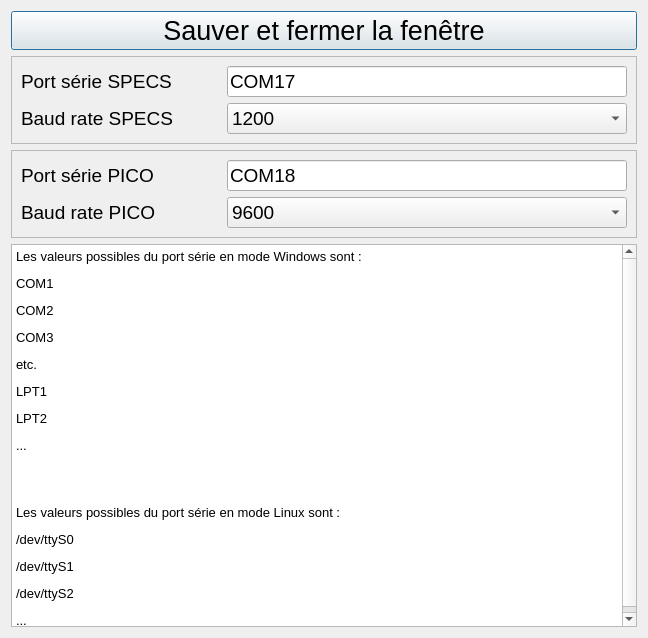
<?xml version="1.0" encoding="UTF-8"?>
<ui version="4.0">
 <class>FenetreConnexion</class>
 <widget class="QDialog" name="FenetreConnexion">
  <property name="geometry">
   <rect>
    <x>0</x>
    <y>0</y>
    <width>648</width>
    <height>638</height>
   </rect>
  </property>
  <property name="windowTitle">
   <string>Configuration RS232</string>
  </property>
  <layout class="QGridLayout" name="gridLayout">
   <item row="1" column="0">
    <widget class="QFrame" name="frameSPECS">
     <property name="frameShape">
      <enum>QFrame::Shape::StyledPanel</enum>
     </property>
     <property name="frameShadow">
      <enum>QFrame::Shadow::Raised</enum>
     </property>
     <layout class="QGridLayout" name="gridLayout1">
      <item row="0" column="1">
       <layout class="QVBoxLayout" name="vboxLayout1">
        <item>
         <widget class="QLineEdit" name="lineEditSPECS">
          <property name="font">
           <font>
            <pointsize>14</pointsize>
           </font>
          </property>
          <property name="text">
           <string>COM17</string>
          </property>
         </widget>
        </item>
        <item>
         <widget class="QComboBox" name="comboBoxSPECS">
          <property name="font">
           <font>
            <pointsize>14</pointsize>
           </font>
          </property>
          <item>
           <property name="text">
            <string>1200</string>
           </property>
          </item>
          <item>
           <property name="text">
            <string>2400</string>
           </property>
          </item>
          <item>
           <property name="text">
            <string>4800</string>
           </property>
          </item>
          <item>
           <property name="text">
            <string>9600</string>
           </property>
          </item>
         </widget>
        </item>
       </layout>
      </item>
      <item row="0" column="0">
       <layout class="QVBoxLayout" name="vboxLayout">
        <item>
         <widget class="QLabel" name="label_2">
          <property name="minimumSize">
           <size>
            <width>200</width>
            <height>0</height>
           </size>
          </property>
          <property name="font">
           <font>
            <pointsize>14</pointsize>
           </font>
          </property>
          <property name="text">
           <string>Port série SPECS</string>
          </property>
         </widget>
        </item>
        <item>
         <widget class="QLabel" name="label_3">
          <property name="font">
           <font>
            <pointsize>14</pointsize>
           </font>
          </property>
          <property name="text">
           <string>Baud rate SPECS</string>
          </property>
         </widget>
        </item>
       </layout>
      </item>
     </layout>
    </widget>
   </item>
   <item row="0" column="0">
    <widget class="QPushButton" name="pushButton_rs232">
     <property name="font">
      <font>
       <pointsize>20</pointsize>
      </font>
     </property>
     <property name="text">
      <string>Sauver et fermer la fenêtre</string>
     </property>
    </widget>
   </item>
   <item row="2" column="0">
    <widget class="QFrame" name="framePICO">
     <property name="frameShape">
      <enum>QFrame::Shape::StyledPanel</enum>
     </property>
     <property name="frameShadow">
      <enum>QFrame::Shadow::Raised</enum>
     </property>
     <layout class="QGridLayout" name="gridLayout_2">
      <item row="0" column="1">
       <layout class="QVBoxLayout" name="vboxLayout3">
        <item>
         <widget class="QLineEdit" name="lineEditPICO">
          <property name="font">
           <font>
            <pointsize>14</pointsize>
           </font>
          </property>
          <property name="text">
           <string>COM18</string>
          </property>
         </widget>
        </item>
        <item>
         <widget class="QComboBox" name="comboBoxPICO">
          <property name="font">
           <font>
            <pointsize>14</pointsize>
           </font>
          </property>
          <item>
           <property name="text">
            <string>9600</string>
           </property>
          </item>
          <item>
           <property name="text">
            <string>4800</string>
           </property>
          </item>
          <item>
           <property name="text">
            <string>2400</string>
           </property>
          </item>
          <item>
           <property name="text">
            <string>1200</string>
           </property>
          </item>
         </widget>
        </item>
       </layout>
      </item>
      <item row="0" column="0">
       <layout class="QVBoxLayout" name="vboxLayout2">
        <item>
         <widget class="QLabel" name="labelPICO_1">
          <property name="minimumSize">
           <size>
            <width>200</width>
            <height>0</height>
           </size>
          </property>
          <property name="font">
           <font>
            <pointsize>14</pointsize>
           </font>
          </property>
          <property name="text">
           <string>Port série PICO</string>
          </property>
         </widget>
        </item>
        <item>
         <widget class="QLabel" name="labelPICO_2">
          <property name="font">
           <font>
            <pointsize>14</pointsize>
           </font>
          </property>
          <property name="text">
           <string>Baud rate PICO</string>
          </property>
         </widget>
        </item>
       </layout>
      </item>
     </layout>
    </widget>
   </item>
   <item row="4" column="0">
    <widget class="QTextEdit" name="textEdit">
     <property name="html">
      <string notr="true">&lt;!DOCTYPE HTML PUBLIC &quot;-//W3C//DTD HTML 4.0//EN&quot; &quot;http://www.w3.org/TR/REC-html40/strict.dtd&quot;&gt;
&lt;html&gt;&lt;head&gt;&lt;meta name=&quot;qrichtext&quot; content=&quot;1&quot; /&gt;&lt;meta charset=&quot;utf-8&quot; /&gt;&lt;style type=&quot;text/css&quot;&gt;
p, li { white-space: pre-wrap; }
hr { height: 1px; border-width: 0; }
li.unchecked::marker { content: &quot;\2610&quot;; }
li.checked::marker { content: &quot;\2612&quot;; }
&lt;/style&gt;&lt;/head&gt;&lt;body style=&quot; font-family:'Segoe UI'; font-size:9pt; font-weight:400; font-style:normal;&quot;&gt;
&lt;p style=&quot; margin-top:12px; margin-bottom:12px; margin-left:0px; margin-right:0px; -qt-block-indent:0; text-indent:0px;&quot;&gt;&lt;span style=&quot; font-size:10pt;&quot;&gt;Les valeurs possibles du port série en mode Windows sont :&lt;/span&gt;&lt;/p&gt;
&lt;p style=&quot; margin-top:12px; margin-bottom:12px; margin-left:0px; margin-right:0px; -qt-block-indent:0; text-indent:0px;&quot;&gt;&lt;span style=&quot; font-size:10pt;&quot;&gt;COM1&lt;/span&gt;&lt;/p&gt;
&lt;p style=&quot; margin-top:12px; margin-bottom:12px; margin-left:0px; margin-right:0px; -qt-block-indent:0; text-indent:0px;&quot;&gt;&lt;span style=&quot; font-size:10pt;&quot;&gt;COM2&lt;/span&gt;&lt;/p&gt;
&lt;p style=&quot; margin-top:12px; margin-bottom:12px; margin-left:0px; margin-right:0px; -qt-block-indent:0; text-indent:0px;&quot;&gt;&lt;span style=&quot; font-size:10pt;&quot;&gt;COM3&lt;/span&gt;&lt;/p&gt;
&lt;p style=&quot; margin-top:12px; margin-bottom:12px; margin-left:0px; margin-right:0px; -qt-block-indent:0; text-indent:0px;&quot;&gt;&lt;span style=&quot; font-size:10pt;&quot;&gt;etc.&lt;/span&gt;&lt;/p&gt;
&lt;p style=&quot; margin-top:12px; margin-bottom:12px; margin-left:0px; margin-right:0px; -qt-block-indent:0; text-indent:0px;&quot;&gt;&lt;span style=&quot; font-size:10pt;&quot;&gt;LPT1&lt;/span&gt;&lt;/p&gt;
&lt;p style=&quot; margin-top:12px; margin-bottom:12px; margin-left:0px; margin-right:0px; -qt-block-indent:0; text-indent:0px;&quot;&gt;&lt;span style=&quot; font-size:10pt;&quot;&gt;LPT2&lt;/span&gt;&lt;/p&gt;
&lt;p style=&quot; margin-top:12px; margin-bottom:12px; margin-left:0px; margin-right:0px; -qt-block-indent:0; text-indent:0px;&quot;&gt;&lt;span style=&quot; font-size:10pt;&quot;&gt;...&lt;/span&gt;&lt;/p&gt;
&lt;p style=&quot; margin-top:12px; margin-bottom:12px; margin-left:0px; margin-right:0px; -qt-block-indent:0; text-indent:0px;&quot;&gt;&lt;br /&gt;&lt;/p&gt;
&lt;p style=&quot; margin-top:12px; margin-bottom:12px; margin-left:0px; margin-right:0px; -qt-block-indent:0; text-indent:0px;&quot;&gt;&lt;span style=&quot; font-size:10pt;&quot;&gt;Les valeurs possibles du port série en mode Linux sont :&lt;/span&gt;&lt;/p&gt;
&lt;p style=&quot; margin-top:12px; margin-bottom:12px; margin-left:0px; margin-right:0px; -qt-block-indent:0; text-indent:0px;&quot;&gt;&lt;span style=&quot; font-size:10pt;&quot;&gt;/dev/ttyS0&lt;/span&gt;&lt;/p&gt;
&lt;p style=&quot; margin-top:12px; margin-bottom:12px; margin-left:0px; margin-right:0px; -qt-block-indent:0; text-indent:0px;&quot;&gt;&lt;span style=&quot; font-size:10pt;&quot;&gt;/dev/ttyS1&lt;/span&gt;&lt;/p&gt;
&lt;p style=&quot; margin-top:12px; margin-bottom:12px; margin-left:0px; margin-right:0px; -qt-block-indent:0; text-indent:0px;&quot;&gt;&lt;span style=&quot; font-size:10pt;&quot;&gt;/dev/ttyS2&lt;/span&gt;&lt;/p&gt;
&lt;p style=&quot; margin-top:12px; margin-bottom:12px; margin-left:0px; margin-right:0px; -qt-block-indent:0; text-indent:0px;&quot;&gt;&lt;span style=&quot; font-size:10pt;&quot;&gt;...&lt;/span&gt;&lt;/p&gt;&lt;/body&gt;&lt;/html&gt;</string>
     </property>
    </widget>
   </item>
  </layout>
 </widget>
 <resources/>
 <connections/>
</ui>
